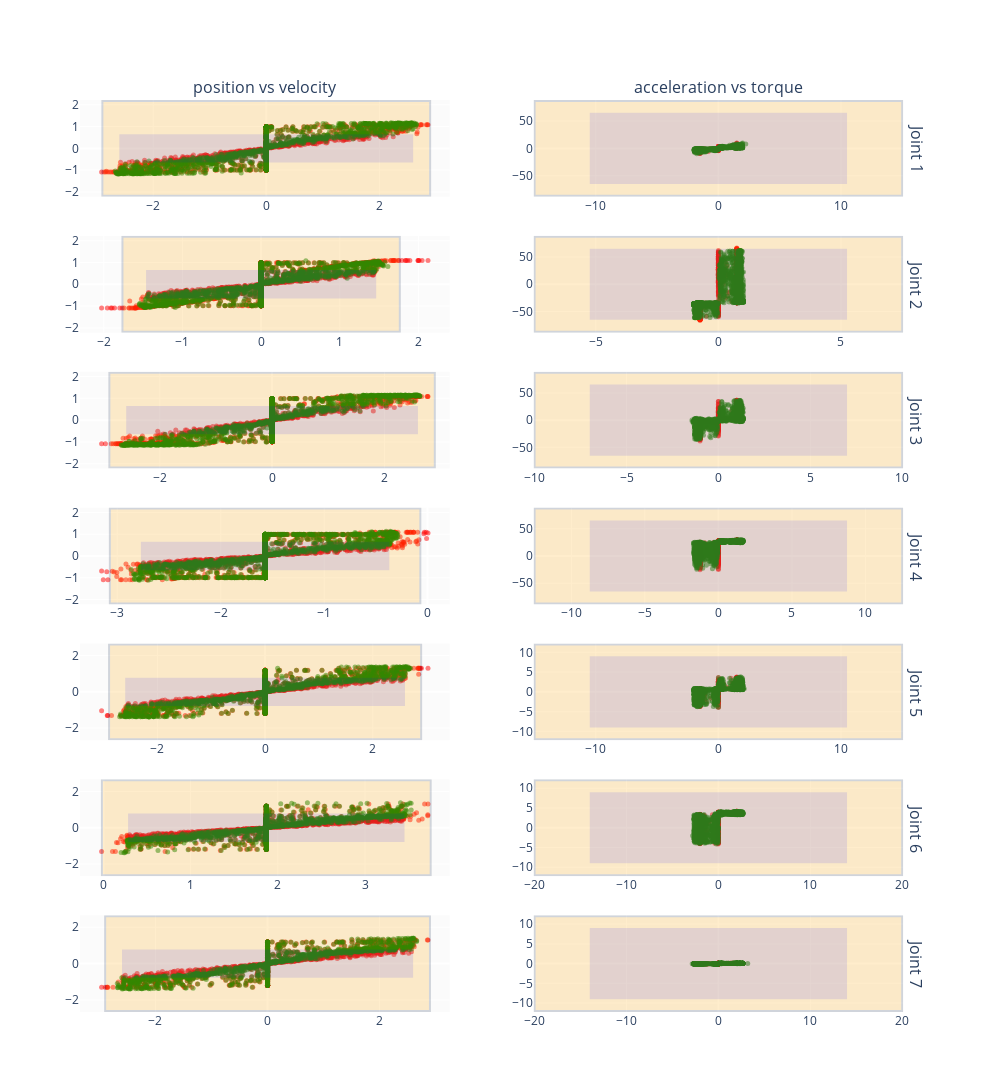

This figure's notebook cell:
### Code cell
fig = make_subplots(rows=7, cols=2, column_titles=["position vs velocity", "acceleration vs torque"], row_titles=["Joint 1", "Joint 2", "Joint 3", "Joint 4", "Joint 5", "Joint 6", "Joint 7"])

for i in range(7):

        # Plot ranges
        fig.add_shape(y0=-torque_limit[i], y1=torque_limit[i],
                        x0=-acceleration_limit[i], x1=acceleration_limit[i],
                        row=i+1, col=2, line_width=2, fillcolor="orange", opacity=0.2, name ="margin")

        fig.add_shape(y0=-0.75*torque_limit[i], y1=0.75*torque_limit[i],
                        x0=-0.7*acceleration_limit[i], x1=0.7*acceleration_limit[i],
                        row=i+1, col=2, line_width=0, fillcolor="blue", opacity=0.1)

        # Plot ranges
        fig.add_shape(y0=-velocity_limit[i], y1=velocity_limit[i],
                        x0=position_limit[0, i], x1=position_limit[1, i],
                        row=i+1, col=1, line_width=2, fillcolor="orange", opacity=0.2)

        fig.add_shape(y0=-0.3*velocity_limit[i], y1=0.3*velocity_limit[i],
                        x0=position_limit[0, i]+0.3, x1=position_limit[1, i]-0.3,
                        row=i+1, col=1, line_width=0, fillcolor="blue", opacity=0.1)

        # Plot position and velocity extremums
        fig.add_trace(
        go.Scatter(x=min_position_rk[i, :], y=min_velocity_rk[i, :], mode='markers',
                marker=dict(
                color='red',
                opacity=0.5,
                size=5)),
        row=i+1, col=1 )

        fig.add_trace(
        go.Scatter(x=max_position_rk[i, :], y=max_velocity_rk[i, :], mode='markers', showlegend=False,
                marker=dict(
                color='red',
                opacity=0.5,
                size=5)),
        row=i+1, col=1 )


        fig.add_trace(
        go.Scatter(x=min_position_mpc[i, :], y=min_velocity_mpc[i, :], mode='markers', showlegend=False,
                marker=dict(
                color='green',
                opacity=0.5,
                size=5)),
        row=i+1, col=1 )

        fig.add_trace(
        go.Scatter(x=max_position_mpc[i, :], y=max_velocity_mpc[i, :], mode='markers', showlegend=False,
                marker=dict(
                color='green',
                opacity=0.5,
                size=5)),
        row=i+1, col=1 )

        # fig.add_vline(x=position_limit[0, i],
        # row=i+1, col=1, line_dash="dash", line_width=1)

        # fig.add_vline(x=position_limit[1, i],
        # row=i+1, col=1, line_dash="dash", line_width=1)

        # fig.add_hline(y=-velocity_limit[i],
        # row=i+1, col=1, line_dash="dash", line_width=1)

        # fig.add_hline(y=velocity_limit[i],
        # row=i+1, col=1, line_dash="dash", line_width=1)



        # Plot acceelartion and torque extremums
        fig.add_trace(
        go.Scatter(x=min_accel_rk[i, :], y=min_torque_rk[i, :], mode='markers', showlegend=False,
                marker=dict(
                color='red',
                opacity=0.5,
                size=5)),
        row=i+1, col=2 )

        fig.add_trace(
        go.Scatter(x=max_accel_rk[i, :], y=max_torque_rk[i, :], mode='markers', showlegend=False,
                marker=dict(
                color='red',
                opacity=0.5,
                size=5)),
        row=i+1, col=2 )


        fig.add_trace(
        go.Scatter(x=min_accel_mpc[i, :], y=min_torque_mpc[i, :], mode='markers', showlegend=False,
                marker=dict(
                color='green',
                opacity=0.5,
                size=5)),
        row=i+1, col=2 )

        fig.add_trace(
        go.Scatter(x=max_accel_mpc[i, :], y=max_torque_mpc[i, :], mode='markers', showlegend=False,
                marker=dict(
                color='green',
                opacity=0.5,
                size=5)),
        row=i+1, col=2 )



        


    
fig.update_layout(
    height=1500,
    width=1000,
    plot_bgcolor='rgba(250,250,250, 0.7)')
fig.update(layout_showlegend=False)
fig.show()

### Figure 1 — Plotly figure (JSON) as saved in the notebook; plotly's stock layout.template omitted (floating-point values rounded to 4 significant figures; data arrays with more than 128 entries replaced by an {"elided": "..."} marker saying what was removed)
{"data": [{"marker": {"color": "red", "opacity": 0.5, "size": 5}, "mode": "markers", "type": "scatter", "x": {"elided": "1000 float values"}, "xaxis": "x", "y": {"elided": "1000 float values"}, "yaxis": "y"}, {"marker": {"color": "red", "opacity": 0.5, "size": 5}, "mode": "markers", "showlegend": false, "type": "scatter", "x": {"elided": "1000 float values"}, "xaxis": "x", "y": {"elided": "1000 float values"}, "yaxis": "y"}, {"marker": {"color": "green", "opacity": 0.5, "size": 5}, "mode": "markers", "showlegend": false, "type": "scatter", "x": {"elided": "1000 float values"}, "xaxis": "x", "y": {"elided": "1000 float values"}, "yaxis": "y"}, {"marker": {"color": "green", "opacity": 0.5, "size": 5}, "mode": "markers", "showlegend": false, "type": "scatter", "x": {"elided": "1000 float values"}, "xaxis": "x", "y": {"elided": "1000 float values"}, "yaxis": "y"}, {"marker": {"color": "red", "opacity": 0.5, "size": 5}, "mode": "markers", "showlegend": false, "type": "scatter", "x": {"elided": "1000 float values"}, "xaxis": "x2", "y": {"elided": "1000 float values"}, "yaxis": "y2"}, {"marker": {"color": "red", "opacity": 0.5, "size": 5}, "mode": "markers", "showlegend": false, "type": "scatter", "x": {"elided": "1000 float values"}, "xaxis": "x2", "y": {"elided": "1000 float values"}, "yaxis": "y2"}, {"marker": {"color": "green", "opacity": 0.5, "size": 5}, "mode": "markers", "showlegend": false, "type": "scatter", "x": {"elided": "1000 float values"}, "xaxis": "x2", "y": {"elided": "1000 float values"}, "yaxis": "y2"}, {"marker": {"color": "green", "opacity": 0.5, "size": 5}, "mode": "markers", "showlegend": false, "type": "scatter", "x": {"elided": "1000 float values"}, "xaxis": "x2", "y": {"elided": "1000 float values"}, "yaxis": "y2"}, {"marker": {"color": "red", "opacity": 0.5, "size": 5}, "mode": "markers", "type": "scatter", "x": {"elided": "1000 float values"}, "xaxis": "x3", "y": {"elided": "1000 float values"}, "yaxis": "y3"}, {"marker": {"color": "red", "opacity": 0.5, "size": 5}, "mode": "markers", "showlegend": false, "type": "scatter", "x": {"elided": "1000 float values"}, "xaxis": "x3", "y": {"elided": "1000 float values"}, "yaxis": "y3"}, {"marker": {"color": "green", "opacity": 0.5, "size": 5}, "mode": "markers", "showlegend": false, "type": "scatter", "x": {"elided": "1000 float values"}, "xaxis": "x3", "y": {"elided": "1000 float values"}, "yaxis": "y3"}, {"marker": {"color": "green", "opacity": 0.5, "size": 5}, "mode": "markers", "showlegend": false, "type": "scatter", "x": {"elided": "1000 float values"}, "xaxis": "x3", "y": {"elided": "1000 float values"}, "yaxis": "y3"}, {"marker": {"color": "red", "opacity": 0.5, "size": 5}, "mode": "markers", "showlegend": false, "type": "scatter", "x": {"elided": "1000 float values"}, "xaxis": "x4", "y": {"elided": "1000 float values"}, "yaxis": "y4"}, {"marker": {"color": "red", "opacity": 0.5, "size": 5}, "mode": "markers", "showlegend": false, "type": "scatter", "x": {"elided": "1000 float values"}, "xaxis": "x4", "y": {"elided": "1000 float values"}, "yaxis": "y4"}, {"marker": {"color": "green", "opacity": 0.5, "size": 5}, "mode": "markers", "showlegend": false, "type": "scatter", "x": {"elided": "1000 float values"}, "xaxis": "x4", "y": {"elided": "1000 float values"}, "yaxis": "y4"}, {"marker": {"color": "green", "opacity": 0.5, "size": 5}, "mode": "markers", "showlegend": false, "type": "scatter", "x": {"elided": "1000 float values"}, "xaxis": "x4", "y": {"elided": "1000 float values"}, "yaxis": "y4"}, {"marker": {"color": "red", "opacity": 0.5, "size": 5}, "mode": "markers", "type": "scatter", "x": {"elided": "1000 float values"}, "xaxis": "x5", "y": {"elided": "1000 float values"}, "yaxis": "y5"}, {"marker": {"color": "red", "opacity": 0.5, "size": 5}, "mode": "markers", "showlegend": false, "type": "scatter", "x": {"elided": "1000 float values"}, "xaxis": "x5", "y": {"elided": "1000 float values"}, "yaxis": "y5"}, {"marker": {"color": "green", "opacity": 0.5, "size": 5}, "mode": "markers", "showlegend": false, "type": "scatter", "x": {"elided": "1000 float values"}, "xaxis": "x5", "y": {"elided": "1000 float values"}, "yaxis": "y5"}, {"marker": {"color": "green", "opacity": 0.5, "size": 5}, "mode": "markers", "showlegend": false, "type": "scatter", "x": {"elided": "1000 float values"}, "xaxis": "x5", "y": {"elided": "1000 float values"}, "yaxis": "y5"}, {"marker": {"color": "red", "opacity": 0.5, "size": 5}, "mode": "markers", "showlegend": false, "type": "scatter", "x": {"elided": "1000 float values"}, "xaxis": "x6", "y": {"elided": "1000 float values"}, "yaxis": "y6"}, {"marker": {"color": "red", "opacity": 0.5, "size": 5}, "mode": "markers", "showlegend": false, "type": "scatter", "x": {"elided": "1000 float values"}, "xaxis": "x6", "y": {"elided": "1000 float values"}, "yaxis": "y6"}, {"marker": {"color": "green", "opacity": 0.5, "size": 5}, "mode": "markers", "showlegend": false, "type": "scatter", "x": {"elided": "1000 float values"}, "xaxis": "x6", "y": {"elided": "1000 float values"}, "yaxis": "y6"}, {"marker": {"color": "green", "opacity": 0.5, "size": 5}, "mode": "markers", "showlegend": false, "type": "scatter", "x": {"elided": "1000 float values"}, "xaxis": "x6", "y": {"elided": "1000 float values"}, "yaxis": "y6"}, {"marker": {"color": "red", "opacity": 0.5, "size": 5}, "mode": "markers", "type": "scatter", "x": {"elided": "1000 float values"}, "xaxis": "x7", "y": {"elided": "1000 float values"}, "yaxis": "y7"}, {"marker": {"color": "red", "opacity": 0.5, "size": 5}, "mode": "markers", "showlegend": false, "type": "scatter", "x": {"elided": "1000 float values"}, "xaxis": "x7", "y": {"elided": "1000 float values"}, "yaxis": "y7"}, {"marker": {"color": "green", "opacity": 0.5, "size": 5}, "mode": "markers", "showlegend": false, "type": "scatter", "x": {"elided": "1000 float values"}, "xaxis": "x7", "y": {"elided": "1000 float values"}, "yaxis": "y7"}, {"marker": {"color": "green", "opacity": 0.5, "size": 5}, "mode": "markers", "showlegend": false, "type": "scatter", "x": {"elided": "1000 float values"}, "xaxis": "x7", "y": {"elided": "1000 float values"}, "yaxis": "y7"}, {"marker": {"color": "red", "opacity": 0.5, "size": 5}, "mode": "markers", "showlegend": false, "type": "scatter", "x": {"elided": "1000 float values"}, "xaxis": "x8", "y": {"elided": "1000 float values"}, "yaxis": "y8"}, {"marker": {"color": "red", "opacity": 0.5, "size": 5}, "mode": "markers", "showlegend": false, "type": "scatter", "x": {"elided": "1000 float values"}, "xaxis": "x8", "y": {"elided": "1000 float values"}, "yaxis": "y8"}, {"marker": {"color": "green", "opacity": 0.5, "size": 5}, "mode": "markers", "showlegend": false, "type": "scatter", "x": {"elided": "1000 float values"}, "xaxis": "x8", "y": {"elided": "1000 float values"}, "yaxis": "y8"}, {"marker": {"color": "green", "opacity": 0.5, "size": 5}, "mode": "markers", "showlegend": false, "type": "scatter", "x": {"elided": "1000 float values"}, "xaxis": "x8", "y": {"elided": "1000 float values"}, "yaxis": "y8"}, {"marker": {"color": "red", "opacity": 0.5, "size": 5}, "mode": "markers", "type": "scatter", "x": {"elided": "1000 float values"}, "xaxis": "x9", "y": {"elided": "1000 float values"}, "yaxis": "y9"}, {"marker": {"color": "red", "opacity": 0.5, "size": 5}, "mode": "markers", "showlegend": false, "type": "scatter", "x": {"elided": "1000 float values"}, "xaxis": "x9", "y": {"elided": "1000 float values"}, "yaxis": "y9"}, {"marker": {"color": "green", "opacity": 0.5, "size": 5}, "mode": "markers", "showlegend": false, "type": "scatter", "x": {"elided": "1000 float values"}, "xaxis": "x9", "y": {"elided": "1000 float values"}, "yaxis": "y9"}, {"marker": {"color": "green", "opacity": 0.5, "size": 5}, "mode": "markers", "showlegend": false, "type": "scatter", "x": {"elided": "1000 float values"}, "xaxis": "x9", "y": {"elided": "1000 float values"}, "yaxis": "y9"}, {"marker": {"color": "red", "opacity": 0.5, "size": 5}, "mode": "markers", "showlegend": false, "type": "scatter", "x": {"elided": "1000 float values"}, "xaxis": "x10", "y": {"elided": "1000 float values"}, "yaxis": "y10"}, {"marker": {"color": "red", "opacity": 0.5, "size": 5}, "mode": "markers", "showlegend": false, "type": "scatter", "x": {"elided": "1000 float values"}, "xaxis": "x10", "y": {"elided": "1000 float values"}, "yaxis": "y10"}, {"marker": {"color": "green", "opacity": 0.5, "size": 5}, "mode": "markers", "showlegend": false, "type": "scatter", "x": {"elided": "1000 float values"}, "xaxis": "x10", "y": {"elided": "1000 float values"}, "yaxis": "y10"}, {"marker": {"color": "green", "opacity": 0.5, "size": 5}, "mode": "markers", "showlegend": false, "type": "scatter", "x": {"elided": "1000 float values"}, "xaxis": "x10", "y": {"elided": "1000 float values"}, "yaxis": "y10"}, {"marker": {"color": "red", "opacity": 0.5, "size": 5}, "mode": "markers", "type": "scatter", "x": {"elided": "1000 float values"}, "xaxis": "x11", "y": {"elided": "1000 float values"}, "yaxis": "y11"}, {"marker": {"color": "red", "opacity": 0.5, "size": 5}, "mode": "markers", "showlegend": false, "type": "scatter", "x": {"elided": "1000 float values"}, "xaxis": "x11", "y": {"elided": "1000 float values"}, "yaxis": "y11"}, {"marker": {"color": "green", "opacity": 0.5, "size": 5}, "mode": "markers", "showlegend": false, "type": "scatter", "x": {"elided": "1000 float values"}, "xaxis": "x11", "y": {"elided": "1000 float values"}, "yaxis": "y11"}, {"marker": {"color": "green", "opacity": 0.5, "size": 5}, "mode": "markers", "showlegend": false, "type": "scatter", "x": {"elided": "1000 float values"}, "xaxis": "x11", "y": {"elided": "1000 float values"}, "yaxis": "y11"}, {"marker": {"color": "red", "opacity": 0.5, "size": 5}, "mode": "markers", "showlegend": false, "type": "scatter", "x": {"elided": "1000 float values"}, "xaxis": "x12", "y": {"elided": "1000 float values"}, "yaxis": "y12"}, {"marker": {"color": "red", "opacity": 0.5, "size": 5}, "mode": "markers", "showlegend": false, "type": "scatter", "x": {"elided": "1000 float values"}, "xaxis": "x12", "y": {"elided": "1000 float values"}, "yaxis": "y12"}, {"marker": {"color": "green", "opacity": 0.5, "size": 5}, "mode": "markers", "showlegend": false, "type": "scatter", "x": {"elided": "1000 float values"}, "xaxis": "x12", "y": {"elided": "1000 float values"}, "yaxis": "y12"}, {"marker": {"color": "green", "opacity": 0.5, "size": 5}, "mode": "markers", "showlegend": false, "type": "scatter", "x": {"elided": "1000 float values"}, "xaxis": "x12", "y": {"elided": "1000 float values"}, "yaxis": "y12"}, {"marker": {"color": "red", "opacity": 0.5, "size": 5}, "mode": "markers", "type": "scatter", "x": {"elided": "1000 float values"}, "xaxis": "x13", "y": {"elided": "1000 float values"}, "yaxis": "y13"}, {"marker": {"color": "red", "opacity": 0.5, "size": 5}, "mode": "markers", "showlegend": false, "type": "scatter", "x": {"elided": "1000 float values"}, "xaxis": "x13", "y": {"elided": "1000 float values"}, "yaxis": "y13"}, {"marker": {"color": "green", "opacity": 0.5, "size": 5}, "mode": "markers", "showlegend": false, "type": "scatter", "x": {"elided": "1000 float values"}, "xaxis": "x13", "y": {"elided": "1000 float values"}, "yaxis": "y13"}, {"marker": {"color": "green", "opacity": 0.5, "size": 5}, "mode": "markers", "showlegend": false, "type": "scatter", "x": {"elided": "1000 float values"}, "xaxis": "x13", "y": {"elided": "1000 float values"}, "yaxis": "y13"}, {"marker": {"color": "red", "opacity": 0.5, "size": 5}, "mode": "markers", "showlegend": false, "type": "scatter", "x": {"elided": "1000 float values"}, "xaxis": "x14", "y": {"elided": "1000 float values"}, "yaxis": "y14"}, {"marker": {"color": "red", "opacity": 0.5, "size": 5}, "mode": "markers", "showlegend": false, "type": "scatter", "x": {"elided": "1000 float values"}, "xaxis": "x14", "y": {"elided": "1000 float values"}, "yaxis": "y14"}, {"marker": {"color": "green", "opacity": 0.5, "size": 5}, "mode": "markers", "showlegend": false, "type": "scatter", "x": {"elided": "1000 float values"}, "xaxis": "x14", "y": {"elided": "1000 float values"}, "yaxis": "y14"}, {"marker": {"color": "green", "opacity": 0.5, "size": 5}, "mode": "markers", "showlegend": false, "type": "scatter", "x": {"elided": "1000 float values"}, "xaxis": "x14", "y": {"elided": "1000 float values"}, "yaxis": "y14"}], "layout": {"annotations": [{"font": {"size": 16}, "showarrow": false, "text": "position vs velocity", "x": 0.22, "xanchor": "center", "xref": "paper", "y": 1, "yanchor": "bottom", "yref": "paper"}, {"font": {"size": 16}, "showarrow": false, "text": "acceleration vs torque", "x": 0.76, "xanchor": "center", "xref": "paper", "y": 1, "yanchor": "bottom", "yref": "paper"}, {"font": {"size": 16}, "showarrow": false, "text": "Joint 1", "textangle": 90, "x": 0.98, "xanchor": "left", "xref": "paper", "y": 0.9469, "yanchor": "middle", "yref": "paper"}, {"font": {"size": 16}, "showarrow": false, "text": "Joint 2", "textangle": 90, "x": 0.98, "xanchor": "left", "xref": "paper", "y": 0.798, "yanchor": "middle", "yref": "paper"}, {"font": {"size": 16}, "showarrow": false, "text": "Joint 3", "textangle": 90, "x": 0.98, "xanchor": "left", "xref": "paper", "y": 0.649, "yanchor": "middle", "yref": "paper"}, {"font": {"size": 16}, "showarrow": false, "text": "Joint 4", "textangle": 90, "x": 0.98, "xanchor": "left", "xref": "paper", "y": 0.5, "yanchor": "middle", "yref": "paper"}, {"font": {"size": 16}, "showarrow": false, "text": "Joint 5", "textangle": 90, "x": 0.98, "xanchor": "left", "xref": "paper", "y": 0.351, "yanchor": "middle", "yref": "paper"}, {"font": {"size": 16}, "showarrow": false, "text": "Joint 6", "textangle": 90, "x": 0.98, "xanchor": "left", "xref": "paper", "y": 0.202, "yanchor": "middle", "yref": "paper"}, {"font": {"size": 16}, "showarrow": false, "text": "Joint 7", "textangle": 90, "x": 0.98, "xanchor": "left", "xref": "paper", "y": 0.05306, "yanchor": "middle", "yref": "paper"}], "height": 1500, "plot_bgcolor": "rgba(250,250,250, 0.7)", "shapes": [{"fillcolor": "orange", "line": {"width": 2}, "name": "margin", "opacity": 0.2, "x0": -15, "x1": 15, "xref": "x2", "y0": -87, "y1": 87, "yref": "y2"}, {"fillcolor": "blue", "line": {"width": 0}, "opacity": 0.1, "x0": -10.5, "x1": 10.5, "xref": "x2", "y0": -65.25, "y1": 65.25, "yref": "y2"}, {"fillcolor": "orange", "line": {"width": 2}, "opacity": 0.2, "x0": -2.897, "x1": 2.897, "xref": "x", "y0": -2.175, "y1": 2.175, "yref": "y"}, {"fillcolor": "blue", "line": {"width": 0}, "opacity": 0.1, "x0": -2.597, "x1": 2.597, "xref": "x", "y0": -0.6525, "y1": 0.6525, "yref": "y"}, {"fillcolor": "orange", "line": {"width": 2}, "name": "margin", "opacity": 0.2, "x0": -7.5, "x1": 7.5, "xref": "x4", "y0": -87, "y1": 87, "yref": "y4"}, {"fillcolor": "blue", "line": {"width": 0}, "opacity": 0.1, "x0": -5.25, "x1": 5.25, "xref": "x4", "y0": -65.25, "y1": 65.25, "yref": "y4"}, {"fillcolor": "orange", "line": {"width": 2}, "opacity": 0.2, "x0": -1.763, "x1": 1.763, "xref": "x3", "y0": -2.175, "y1": 2.175, "yref": "y3"}, {"fillcolor": "blue", "line": {"width": 0}, "opacity": 0.1, "x0": -1.463, "x1": 1.463, "xref": "x3", "y0": -0.6525, "y1": 0.6525, "yref": "y3"}, {"fillcolor": "orange", "line": {"width": 2}, "name": "margin", "opacity": 0.2, "x0": -10, "x1": 10, "xref": "x6", "y0": -87, "y1": 87, "yref": "y6"}, {"fillcolor": "blue", "line": {"width": 0}, "opacity": 0.1, "x0": -7, "x1": 7, "xref": "x6", "y0": -65.25, "y1": 65.25, "yref": "y6"}, {"fillcolor": "orange", "line": {"width": 2}, "opacity": 0.2, "x0": -2.897, "x1": 2.897, "xref": "x5", "y0": -2.175, "y1": 2.175, "yref": "y5"}, {"fillcolor": "blue", "line": {"width": 0}, "opacity": 0.1, "x0": -2.597, "x1": 2.597, "xref": "x5", "y0": -0.6525, "y1": 0.6525, "yref": "y5"}, {"fillcolor": "orange", "line": {"width": 2}, "name": "margin", "opacity": 0.2, "x0": -12.5, "x1": 12.5, "xref": "x8", "y0": -87, "y1": 87, "yref": "y8"}, {"fillcolor": "blue", "line": {"width": 0}, "opacity": 0.1, "x0": -8.75, "x1": 8.75, "xref": "x8", "y0": -65.25, "y1": 65.25, "yref": "y8"}, {"fillcolor": "orange", "line": {"width": 2}, "opacity": 0.2, "x0": -3.072, "x1": -0.0698, "xref": "x7", "y0": -2.175, "y1": 2.175, "yref": "y7"}, {"fillcolor": "blue", "line": {"width": 0}, "opacity": 0.1, "x0": -2.772, "x1": -0.3698, "xref": "x7", "y0": -0.6525, "y1": 0.6525, "yref": "y7"}, {"fillcolor": "orange", "line": {"width": 2}, "name": "margin", "opacity": 0.2, "x0": -15, "x1": 15, "xref": "x10", "y0": -12, "y1": 12, "yref": "y10"}, {"fillcolor": "blue", "line": {"width": 0}, "opacity": 0.1, "x0": -10.5, "x1": 10.5, "xref": "x10", "y0": -9, "y1": 9, "yref": "y10"}, {"fillcolor": "orange", "line": {"width": 2}, "opacity": 0.2, "x0": -2.897, "x1": 2.897, "xref": "x9", "y0": -2.61, "y1": 2.61, "yref": "y9"}, {"fillcolor": "blue", "line": {"width": 0}, "opacity": 0.1, "x0": -2.597, "x1": 2.597, "xref": "x9", "y0": -0.783, "y1": 0.783, "yref": "y9"}, {"fillcolor": "orange", "line": {"width": 2}, "name": "margin", "opacity": 0.2, "x0": -20, "x1": 20, "xref": "x12", "y0": -12, "y1": 12, "yref": "y12"}, {"fillcolor": "blue", "line": {"width": 0}, "opacity": 0.1, "x0": -14, "x1": 14, "xref": "x12", "y0": -9, "y1": 9, "yref": "y12"}, {"fillcolor": "orange", "line": {"width": 2}, "opacity": 0.2, "x0": -0.0175, "x1": 3.752, "xref": "x11", "y0": -2.61, "y1": 2.61, "yref": "y11"}, {"fillcolor": "blue", "line": {"width": 0}, "opacity": 0.1, "x0": 0.2825, "x1": 3.453, "xref": "x11", "y0": -0.783, "y1": 0.783, "yref": "y11"}, {"fillcolor": "orange", "line": {"width": 2}, "name": "margin", "opacity": 0.2, "x0": -20, "x1": 20, "xref": "x14", "y0": -12, "y1": 12, "yref": "y14"}, {"fillcolor": "blue", "line": {"width": 0}, "opacity": 0.1, "x0": -14, "x1": 14, "xref": "x14", "y0": -9, "y1": 9, "yref": "y14"}, {"fillcolor": "orange", "line": {"width": 2}, "opacity": 0.2, "x0": -2.897, "x1": 2.897, "xref": "x13", "y0": -2.61, "y1": 2.61, "yref": "y13"}, {"fillcolor": "blue", "line": {"width": 0}, "opacity": 0.1, "x0": -2.597, "x1": 2.597, "xref": "x13", "y0": -0.783, "y1": 0.783, "yref": "y13"}], "showlegend": false, "width": 1000, "xaxis": {"anchor": "y", "domain": [0, 0.44]}, "xaxis10": {"anchor": "y10", "domain": [0.54, 0.98]}, "xaxis11": {"anchor": "y11", "domain": [0, 0.44]}, "xaxis12": {"anchor": "y12", "domain": [0.54, 0.98]}, "xaxis13": {"anchor": "y13", "domain": [0, 0.44]}, "xaxis14": {"anchor": "y14", "domain": [0.54, 0.98]}, "xaxis2": {"anchor": "y2", "domain": [0.54, 0.98]}, "xaxis3": {"anchor": "y3", "domain": [0, 0.44]}, "xaxis4": {"anchor": "y4", "domain": [0.54, 0.98]}, "xaxis5": {"anchor": "y5", "domain": [0, 0.44]}, "xaxis6": {"anchor": "y6", "domain": [0.54, 0.98]}, "xaxis7": {"anchor": "y7", "domain": [0, 0.44]}, "xaxis8": {"anchor": "y8", "domain": [0.54, 0.98]}, "xaxis9": {"anchor": "y9", "domain": [0, 0.44]}, "yaxis": {"anchor": "x", "domain": [0.8939, 1]}, "yaxis10": {"anchor": "x10", "domain": [0.298, 0.4041]}, "yaxis11": {"anchor": "x11", "domain": [0.149, 0.2551]}, "yaxis12": {"anchor": "x12", "domain": [0.149, 0.2551]}, "yaxis13": {"anchor": "x13", "domain": [0, 0.1061]}, "yaxis14": {"anchor": "x14", "domain": [0, 0.1061]}, "yaxis2": {"anchor": "x2", "domain": [0.8939, 1]}, "yaxis3": {"anchor": "x3", "domain": [0.7449, 0.851]}, "yaxis4": {"anchor": "x4", "domain": [0.7449, 0.851]}, "yaxis5": {"anchor": "x5", "domain": [0.5959, 0.702]}, "yaxis6": {"anchor": "x6", "domain": [0.5959, 0.702]}, "yaxis7": {"anchor": "x7", "domain": [0.4469, 0.5531]}, "yaxis8": {"anchor": "x8", "domain": [0.4469, 0.5531]}, "yaxis9": {"anchor": "x9", "domain": [0.298, 0.4041]}}}
